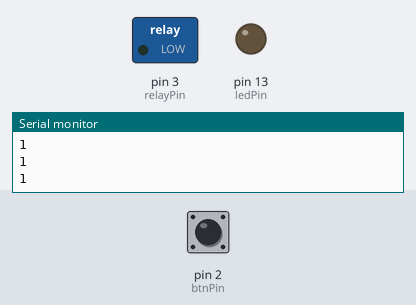
This sketch was run on a simulated Arduino Uno, built with avr-gcc and run on an emulated ATmega328P. Shown: switched loads named in the sketch (green lamp = pin HIGH), output pins drawn as LEDs (lit = HIGH), the last lines printed to the serial monitor. Inputs (shaded band) come from the test bench; at power-on: pin 2 (btnPin) HIGH.

Above: at 1.2 s.
1.3 s: pin 2 (btnPin) pulled LOW for 0.15 s
At 1.4 s:
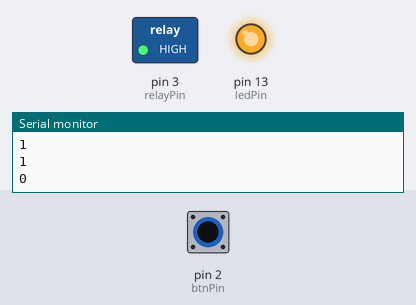
3.0 s: pin 2 (btnPin) pulled LOW for 3.2 s
At 7.3 s:
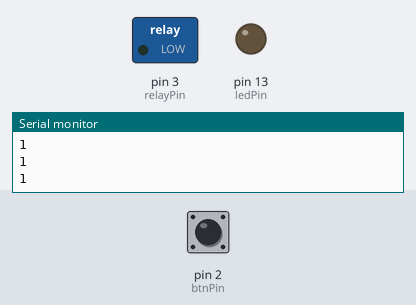
Timing chart, 0 to 8.8 s (numbered marks = the images above; inputs shaded):
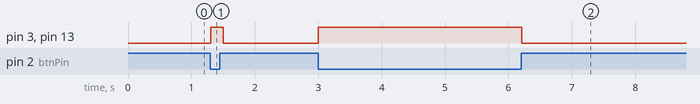

The sketch:

fish_pump_controller.ino
```cpp
int btnPin = 2;
int relayPin = 3;
int ledPin = 13;

void setup()
{
  // init serial connection
  Serial.begin(9600);

  pinMode(btnPin, INPUT);
  pinMode(relayPin, OUTPUT);
  pinMode(ledPin, OUTPUT);
}

void loop()
{
  int buttonState = digitalRead(btnPin);
  if(buttonState == 0)
  {
    digitalWrite(relayPin, HIGH);
    digitalWrite(ledPin, HIGH);
  } else
  {
    digitalWrite(relayPin, LOW);
    digitalWrite(ledPin, LOW);
  }
  Serial.println(buttonState);
  delay(100);
}
```

Measured:
- after the input at 1.3 s, pin 3 (relayPin), pin 13 (ledPin): LOW → HIGH at once, → LOW 0.20 s later
- after the input at 3.0 s, pin 3 (relayPin), pin 13 (ledPin): LOW → HIGH at once, → LOW 3.2 s later
